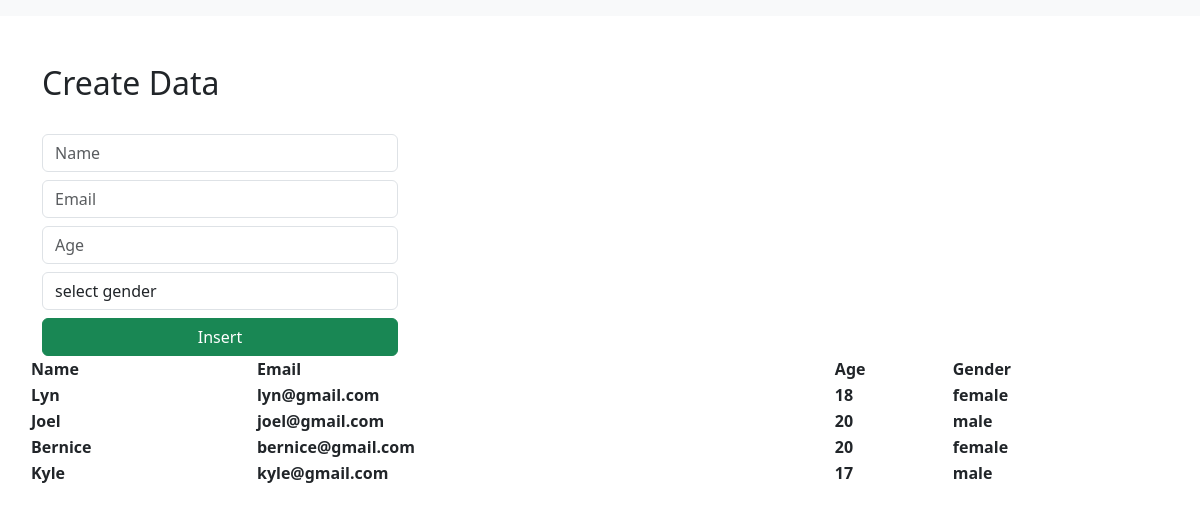
The page / on the database its author committed.
### djangoProjectlaban/models.py (models this page shows)
class People(models.Model):
    name = models.CharField(max_length=30, blank=False)
    email = models.EmailField()
    age = models.IntegerField()
    gender = models.CharField(max_length=30, blank=False, null=False)

### djangoProjectlaban/views.py (the view)
# urls.py: path('', views.indexpage, name="index"),
def indexpage(request):
    data = People.objects.all()
    context = {"data": data}
    return render(request, "index.html", context)

### templates/index.html (shortened to what this page needs)
<!DOCTYPE html>
<html lang="en">
    <link href="https://cdn.jsdelivr.net/npm/bootstrap@5.3.0-alpha1/dist/css/bootstrap.min.css" rel="stylesheet">
  <head>
  </head>
  <body>
    <nav class="navbar navbar-expand-lg bg-body-tertiary">
      </nav>
      <div class="container mt-5">
        <div class="row">
            <div class="col-md-4">
                <h2>Create Data</h2>
                <br>
                <form action="/insert" method="post">
                    <div class="form-group">
                        <input type="text" class="form-control" placeholder="Name" name="name" required>
                    </div>
                    <div class="form-group">
                        <input type="email" class="form-control  mt-2" placeholder="Email" name="email" required>
                    </div>
                    <div class="form-group">
                        <input type="number" class="form-control  mt-2" placeholder="Age" name="age" required>
                    </div>
                    <div class="form-group mt-2">
                        <select id="gender" name="gender" class="form-control" required>
                            <option selected>select gender</option>
                        </select>
                    </div>
                    <div class="d-grid gap-2">
                        <button class="btn btn-success mt-2" type="submit">Insert</button>
                    </div>
                </form>
            </div>
            <table>
                <tr>
                    <th>Name</th>
                    <th>Email</th>
                    <th>Age</th>
                    <th>Gender</th>
                </tr>
               {% for d in data %}
                <tr>
                    <th>{{ d.name }}</th>
                    <th>{{ d.email }}</th>
                    <th>{{ d.age }}</th>
                    <th>{{ d.gender }}</th>
                </tr>
                {% endfor %}
            </table>
            </div>
        </div>
  </body>
</html>

### rows shown on the page
People: name "Lyn", email "lyn@gmail.com", age "18", gender "female"
People: name "Joel", email "joel@gmail.com", age "20", gender "male"
People: name "Bernice", email "bernice@gmail.com", age "20", gender "female"
People: name "Kyle", email "kyle@gmail.com", age "17", gender "male"
